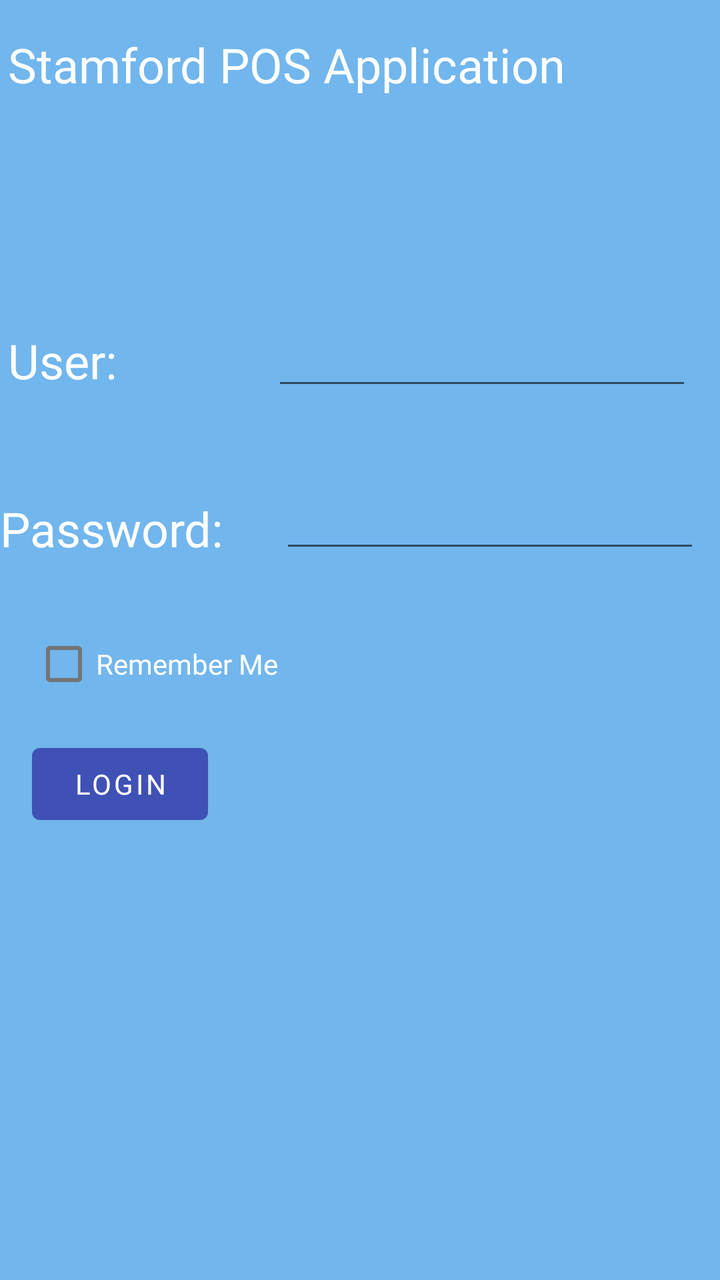
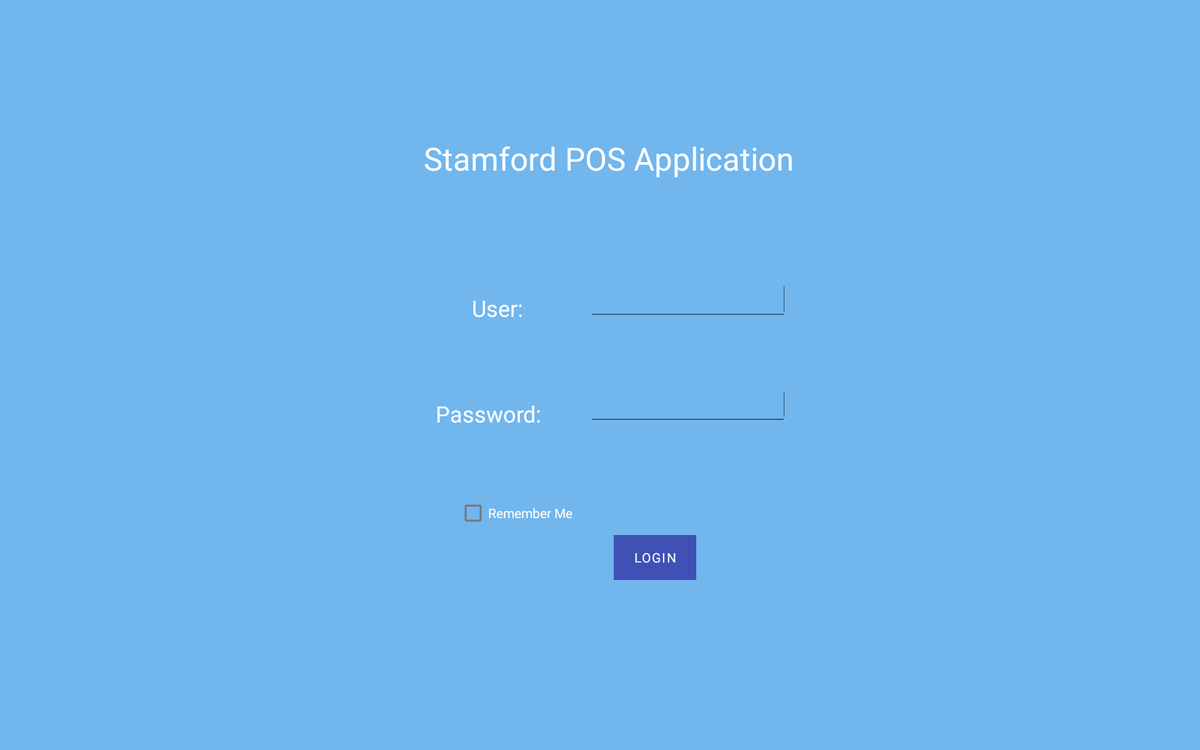

The same Android screen from two of the app's own layout files: first res/layout/ as a phone draws it, then the repository's variant for another configuration, drawn on a device whose configuration selects that folder. Both files follow.
<!-- AndroidManifest.xml: application theme Theme.PoSApp -->
<!-- res/layout/activity_login.xml -->
<?xml version="1.0" encoding="utf-8"?>
<androidx.constraintlayout.widget.ConstraintLayout xmlns:android="http://schemas.android.com/apk/res/android"
    xmlns:app="http://schemas.android.com/apk/res-auto"
    xmlns:tools="http://schemas.android.com/tools"
    android:layout_width="match_parent"
    android:layout_height="match_parent"
    android:background="#71B6ED"
    tools:context=".LoginActivity">

    <CheckBox
        android:id="@+id/rememberMeCheckBox"
        android:layout_width="wrap_content"
        android:layout_height="wrap_content"
        android:layout_marginStart="16dp"
        android:layout_marginTop="308dp"
        android:fontFamily="@font/capriola"
        android:text="@string/Login_activity_rememberme_checkbox"
        android:textColor="#FFFFFF"
        app:layout_constraintStart_toStartOf="parent"
        app:layout_constraintTop_toTopOf="parent" />

    <TextView
        android:id="@+id/TitleTextView"
        android:layout_width="551dp"
        android:layout_height="56dp"
        android:layout_marginStart="4dp"
        android:layout_marginTop="16dp"
        android:fontFamily="@font/capriola"
        android:text="Stamford POS Application"
        android:textColor="#FFFFFF"
        android:textSize="24sp"
        app:layout_constraintStart_toStartOf="parent"
        app:layout_constraintTop_toTopOf="parent" />

    <TextView
        android:id="@+id/textview3"
        android:layout_width="wrap_content"
        android:layout_height="wrap_content"
        android:layout_marginStart="4dp"
        android:layout_marginTop="164dp"
        android:fontFamily="@font/capriola"
        android:text="User: "
        android:textColor="#FFFFFF"
        android:textSize="24sp"
        app:layout_constraintStart_toStartOf="parent"
        app:layout_constraintTop_toTopOf="parent" />

    <TextView
        android:id="@+id/textView4"
        android:layout_width="wrap_content"
        android:layout_height="wrap_content"
        android:layout_marginTop="248dp"
        android:fontFamily="@font/capriola"
        android:text="Password: "
        android:textColor="#FFFFFF"
        android:textSize="24sp"
        app:layout_constraintStart_toStartOf="parent"
        app:layout_constraintTop_toTopOf="parent" />

    <EditText
        android:id="@+id/input_user"
        android:layout_width="wrap_content"
        android:layout_height="wrap_content"
        android:layout_marginStart="136dp"
        android:layout_marginTop="152dp"
        android:ems="10"
        android:fontFamily="@font/capriola"
        android:inputType="textPersonName"
        android:minHeight="48dp"
        android:textColor="#FFFFFF"
        app:layout_constraintStart_toStartOf="parent"
        app:layout_constraintTop_toTopOf="parent" />

    <EditText
        android:id="@+id/input_password"
        android:layout_width="wrap_content"
        android:layout_height="wrap_content"
        android:layout_marginStart="140dp"
        android:layout_marginTop="240dp"
        android:ems="10"
        android:fontFamily="@font/capriola"
        android:inputType="textPassword"
        android:textColor="#FFFFFF"
        app:layout_constraintStart_toStartOf="parent"
        app:layout_constraintTop_toTopOf="parent"
        tools:ignore="SpeakableTextPresentCheck" />

    <Button
        android:id="@+id/button_login"
        style="@style/Widget.MaterialComponents.Button.TextButton"
        android:layout_width="wrap_content"
        android:layout_height="wrap_content"
        android:layout_marginStart="16dp"
        android:layout_marginTop="368dp"
        android:fontFamily="@font/capriola"
        android:foregroundTint="#AC9F9F"
        android:onClick="clickLogin"
        android:text="Login"
        android:textColor="#FFFFFF"
        app:backgroundTint="#3F51B5"
        app:layout_constraintStart_toStartOf="parent"
        app:layout_constraintTop_toTopOf="parent" />


</androidx.constraintlayout.widget.ConstraintLayout>
<!-- resources referenced by this layout -->
<resources>
  <string name="Login_activity_rememberme_checkbox">Remember Me</string>
  <style name="Theme.PoSApp" parent="Theme.MaterialComponents.DayNight.DarkActionBar">
          
          <item name="colorPrimary">@color/chinathaiblue</item>
          <item name="colorPrimaryVariant">@color/purple_700</item>
          <item name="colorOnPrimary">@color/white</item>
          
          <item name="colorSecondary">@color/teal_200</item>
          <item name="colorSecondaryVariant">@color/teal_700</item>
          <item name="colorOnSecondary">@color/black</item>
          
          <item name="android:statusBarColor" tools:targetApi="l">?attr/colorPrimaryVariant</item>
          
      </style>
  <color name="chinathaiblue">#6280E7</color>
  <color name="purple_700">#FF3700B3</color>
  <color name="white">#FFFFFFFF</color>
  <color name="teal_200">#FF03DAC5</color>
  <color name="teal_700">#FF018786</color>
  <color name="black">#FF000000</color>
</resources>
<!-- res/layout-xlarge/activity_login.xml (the repository's variant of the layout above) -->
<!-- drawn on a large tablet held sideways -->
<?xml version="1.0" encoding="utf-8"?>
<androidx.constraintlayout.widget.ConstraintLayout xmlns:android="http://schemas.android.com/apk/res/android"
    xmlns:app="http://schemas.android.com/apk/res-auto"
    xmlns:tools="http://schemas.android.com/tools"
    android:layout_width="match_parent"
    android:layout_height="match_parent"
    android:background="#71B6ED"
    tools:context=".LoginActivity">

    <TextView
        android:id="@+id/TitleTextView"
        android:layout_width="551dp"
        android:layout_height="56dp"
        android:fontFamily="@font/capriola"
        android:text="@string/stamford_pos_application"
        android:textColor="#FFFFFF"
        android:textSize="34sp"
        app:layout_constraintBottom_toBottomOf="parent"
        app:layout_constraintEnd_toEndOf="parent"
        app:layout_constraintHorizontal_bias="0.62"
        app:layout_constraintStart_toStartOf="parent"
        app:layout_constraintTop_toTopOf="parent"
        app:layout_constraintVertical_bias="0.196" />

    <EditText
        android:id="@+id/input_user"
        android:layout_width="wrap_content"
        android:layout_height="wrap_content"
        android:ems="10"
        android:fontFamily="@font/capriola"
        android:inputType="textPersonName"
        android:minHeight="48dp"
        android:textColor="#FFFFFF"
        app:layout_constraintBottom_toBottomOf="parent"
        app:layout_constraintEnd_toEndOf="parent"
        app:layout_constraintHorizontal_bias="0.588"
        app:layout_constraintStart_toStartOf="parent"
        app:layout_constraintTop_toTopOf="parent"
        app:layout_constraintVertical_bias="0.393" />

    <Button
        android:id="@+id/button_login"
        style="@style/Widget.MaterialComponents.Button.TextButton"
        android:layout_width="wrap_content"
        android:layout_height="wrap_content"
        android:background="#3F51B5"
        android:fontFamily="@font/capriola"
        android:onClick="clickLogin"
        android:text="@string/loginbtnstring"
        android:textColor="#FFFFFF"
        app:backgroundTint="#3F51B5"
        app:layout_constraintBottom_toBottomOf="parent"
        app:layout_constraintEnd_toEndOf="parent"
        app:layout_constraintHorizontal_bias="0.549"
        app:layout_constraintStart_toStartOf="parent"
        app:layout_constraintTop_toTopOf="parent"
        app:layout_constraintVertical_bias="0.759" />

    <TextView
        android:id="@+id/textView4"
        android:layout_width="wrap_content"
        android:layout_height="wrap_content"
        android:fontFamily="@font/capriola"
        android:text="@string/password"
        android:textColor="#FFFFFF"
        android:textSize="24sp"
        app:layout_constraintBottom_toBottomOf="parent"
        app:layout_constraintEnd_toEndOf="parent"
        app:layout_constraintHorizontal_bias="0.398"
        app:layout_constraintStart_toStartOf="parent"
        app:layout_constraintTop_toTopOf="parent"
        app:layout_constraintVertical_bias="0.553" />

    <EditText
        android:id="@+id/input_password"
        android:layout_width="wrap_content"
        android:layout_height="wrap_content"
        android:ems="10"
        android:fontFamily="@font/capriola"
        android:inputType="textPassword"
        android:minHeight="48dp"
        android:textColor="#FFFFFF"
        app:layout_constraintBottom_toBottomOf="parent"
        app:layout_constraintEnd_toEndOf="parent"
        app:layout_constraintHorizontal_bias="0.588"
        app:layout_constraintStart_toStartOf="parent"
        app:layout_constraintTop_toTopOf="parent"
        app:layout_constraintVertical_bias="0.542"
        tools:ignore="SpeakableTextPresentCheck" />

    <TextView
        android:id="@+id/textview3"
        android:layout_width="wrap_content"
        android:layout_height="wrap_content"
        android:fontFamily="@font/capriola"
        android:text="@string/user"
        android:textColor="#FFFFFF"
        android:textSize="24sp"
        app:layout_constraintBottom_toBottomOf="parent"
        app:layout_constraintEnd_toEndOf="parent"
        app:layout_constraintHorizontal_bias="0.411"
        app:layout_constraintStart_toStartOf="parent"
        app:layout_constraintTop_toTopOf="parent"
        app:layout_constraintVertical_bias="0.407" />

    <CheckBox
        android:id="@+id/RememberMeCheckBox"
        android:layout_width="wrap_content"
        android:layout_height="wrap_content"
        android:fontFamily="@font/capriola"
        android:text="@string/Login_activity_rememberme_checkbox"
        android:textColor="#FFFFFF"
        app:layout_constraintBottom_toBottomOf="parent"
        app:layout_constraintEnd_toEndOf="parent"
        app:layout_constraintHorizontal_bias="0.422"
        app:layout_constraintStart_toStartOf="parent"
        app:layout_constraintTop_toTopOf="parent"
        app:layout_constraintVertical_bias="0.696" />


</androidx.constraintlayout.widget.ConstraintLayout>
<!-- resources referenced by the variant -->
<!-- as a large tablet held sideways resolves them -->
<resources>
  <string name="Login_activity_rememberme_checkbox">Remember Me</string>
  <string name="loginbtnstring">Login</string>
  <string name="password">Password:</string>
  <string name="stamford_pos_application">Stamford POS Application</string>
  <string name="user">User:</string>
  <style name="Theme.PoSApp" parent="Theme.MaterialComponents.DayNight.DarkActionBar">
          
          <item name="colorPrimary">@color/chinathaiblue</item>
          <item name="colorPrimaryVariant">@color/purple_700</item>
          <item name="colorOnPrimary">@color/white</item>
          
          <item name="colorSecondary">@color/teal_200</item>
          <item name="colorSecondaryVariant">@color/teal_700</item>
          <item name="colorOnSecondary">@color/black</item>
          
          <item name="android:statusBarColor" tools:targetApi="l">?attr/colorPrimaryVariant</item>
          
      </style>
  <color name="chinathaiblue">#6280E7</color>
  <color name="purple_700">#FF3700B3</color>
  <color name="white">#FFFFFFFF</color>
  <color name="teal_200">#FF03DAC5</color>
  <color name="teal_700">#FF018786</color>
  <color name="black">#FF000000</color>
</resources>
